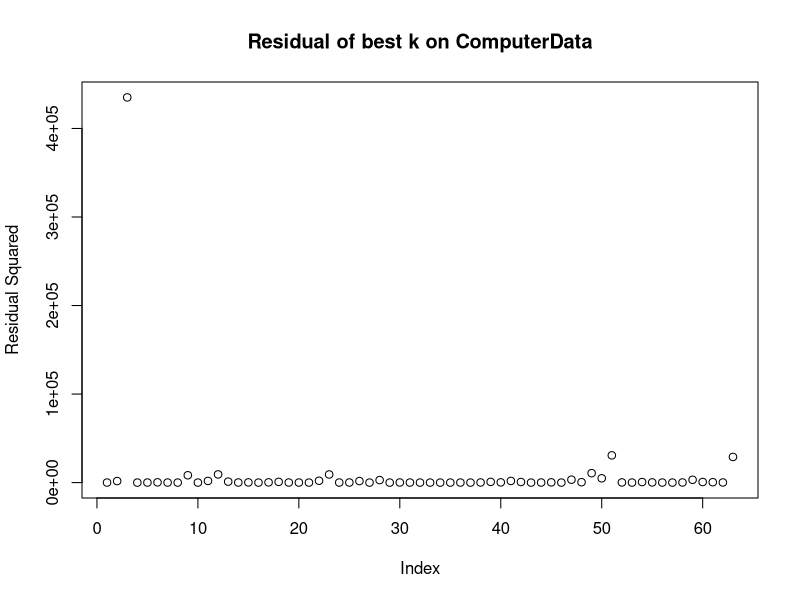
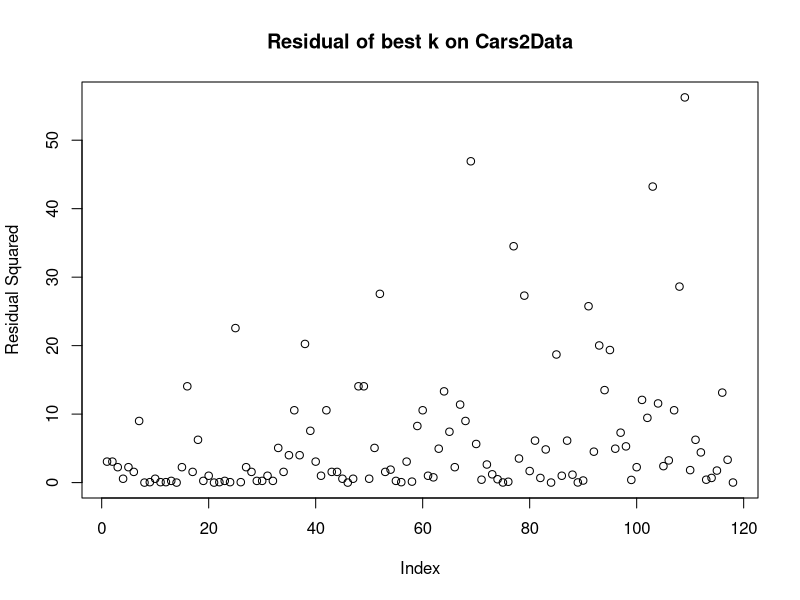

Recreate these plots in R, in order.
## Setup first

# Change directory to where data is stored
setwd("~/Dropbox/Study/Statistical Learning/Exercises/Ex6")

## Ex1

# Read in the data
myData <- read.table("ComputerData.txt", header = T)
usefulData <- myData[, c("MYCT", "MMIN", "MMAX", "CACH", "CGMIN", "CHMAX", "PRP")]

# Function that standardizes the provided data
standardized <- function(usefulData){
  means <- lapply(usefulData, mean) # means per variable 
  sd <- lapply(usefulData, sd) # sd per variable 
  usefulData <- (usefulData - means) / sd
  return(usefulData)
}

# Test standardization
stdData = standardized(usefulData)
means <- apply(stdData, 2, mean)
stds <- apply(stdData, 2, sd)
stopifnot(sum(abs(means)>0.0001)==0)
stopifnot(sum(abs(stds-1)>0.0001)==0)


# Function that computes the distance between two observations
mydist <- function(obs1, obs2, usedNorm = "L2") {
  if (usedNorm == "L2") {
    return(sqrt(sum((obs1-obs2)^2)))
  } else if (usedNorm == "L1") {
    return(sum(abs(obs1-obs2)))
  } else {
    warning("Expected third parameter to be \"L1\" or \"L2\"")
  }
}

# Test dist-function 
var1 = c(2,2)
var2 = c(0,0)
d1 = mydist(var1,var2,"L1")
d2 = mydist(var1,var2,"L2")
stopifnot(d1 == 4)
stopifnot(abs(d2-2*sqrt(2))<0.0001)

## Ex2 Computers

# k-NN using the library
library(FNN)

# Read in the data
myData <- read.table("ComputerData.txt", header = T)

# Divide data into train and test sets
set.seed(123)
n = nrow(myData)
numTrain = round(0.7*n)
trainIdx <- sample(1:n, numTrain)
trgtData <- myData[, c("PRP")]
predData <- standardized(myData[, c("MYCT", "MMIN", "MMAX", "CACH", "CGMIN", "CHMAX")])
trainData = predData[trainIdx,]
testData = predData[-trainIdx,]

# Apply k-NN for different values of k and record Sum Residual Squared
srs = rep(0,10)
for (i in c(1:10)) {
  lib.knn <- knn.reg(train=trainData, test = testData, y=trgtData[trainIdx], k=i)
  srs[i] = sum((lib.knn$pred-trgtData[-trainIdx])^2)
}

# Best k is the one with lowest SRS
bestK = which(srs == min(srs))

lib.knn <- knn.reg(train=trainData, test = testData, y=trgtData[trainIdx], k=bestK)
plot((trgtData[-trainIdx]-lib.knn$pred)^2, ylab="Residual Squared", main="Residual of best k on ComputerData")

## Ex2 Cars

# Read in the data
myData <- read.table("Cars2Data.txt", header = T)
myData = myData[which(!is.na(myData$horsepower)),]

# Divide data into train and test sets
set.seed(123)
n = nrow(myData)
numTrain = round(0.7*n)
trainIdx <- sample(1:n, numTrain)
trgtData <- myData[, c("mpg")]
predData <- standardized(myData[, c("cylinders", "displacement", "horsepower", "weight", "acceleration", "year")])
trainData = predData[trainIdx,]
testData = predData[-trainIdx,]

# Apply k-NN for different values of k and record Sum Residual Squared
srs = rep(0,50)
for (i in c(1:50)) {
  lib.knn <- knn.reg(train=trainData, test = testData, y=trgtData[trainIdx], k=i)
  srs[i] = sum((lib.knn$pred-trgtData[-trainIdx])^2)
}

# Best k is the one with lowest SRS
bestK = which(srs == min(srs))

lib.knn <- knn.reg(train=trainData, test = testData, y=trgtData[trainIdx], k=bestK)
plot((trgtData[-trainIdx]-lib.knn$pred)^2, ylab="Residual Squared", main="Residual of best k on Cars2Data")



## This was probably not required (which I realized a bit late) but anyway:

# Simple k-Nearest Neighbor regression model
kNN <- function(inData, regVar, k=1) {
  trainData = inData[,!(names(inData) %in% c(regVar))]
  # Standardize the training data (need mean and sd for later)
  means <- lapply(trainData, mean) 
  std <- lapply(trainData, sd)  
  trainData <- (trainData - means) / std
  reg <- function(x) {
    # Apply same standardisation as training data!
    x = (x - means)/std
    l2_dist <- function(v, w=x) {
      return(mydist(v,w,"L2"))
    }
    dists <- apply(trainData, 1, l2_dist)  
    sortedDist = sort(dists)
    thresh = sortedDist[k]
    neighbors = inData[dists<=thresh,c(regVar)]
    return(mean(neighbors)) # This should be optimised... 
  }
  return(reg)
}

kNN.model = kNN(usefulData, "PRP", 3)
testData = usefulData[,!(names(usefulData) %in% c("PRP"))]

# Regression with my method (not super fast :D)
pred = rep(0,nrow(testData))
for (i in c(1:nrow(testData))) {
  pred[i] = kNN.model(testData[i,])
}
